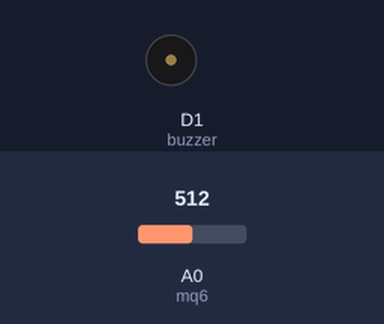
A sketch run on a simulated ESP8266 (NodeMCU). Parts: buzzer (waves = sounding). Inputs (shaded band) come from the test bench; at power-on: A0 (mq6) = 512. WiFi joins after 1.5 s; servers stay silent unless stated; what the sketch prints to the serial monitor is not drawn.

Above: at 2.7 s.
2.8 s: A0 (mq6) set to 202
7.5 s: A0 (mq6) set to 176
At 8.6 s:
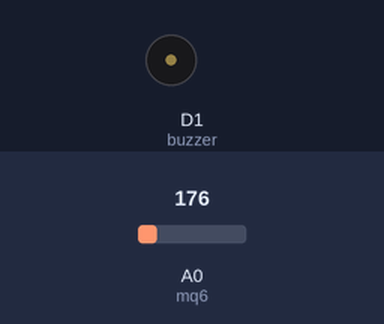
Timing chart, 0 to 10.5 s (numbered marks = the images above; inputs shaded):
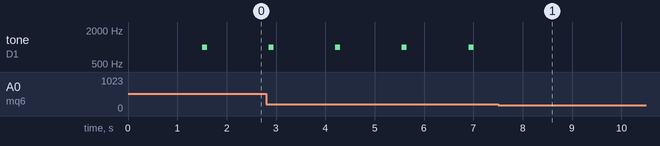

The sketch:

sample.ino
```cpp
//#include <ArduinoJson.h>

#include <ESP8266WiFi.h>
#include <SoftwareSerial.h>
#include <FirebaseArduino.h>

 #include <ESP8266HTTPClient.h>

// Set these to run example.
#define FIREBASE_HOST "lpgsensor-a128a.firebaseio.com"
#define FIREBASE_AUTH "NbkW2tasOJlnTYrazMuCZhLuBvo1GEpXhwwHFHG1"
#define WIFI_SSID "zap"
#define WIFI_PASSWORD "9638527410"

String myString;
int mq6 = A0;
int buzzer=D1;// variable resistor connected
int sdata = 0; // The variable resistor value will be stored in sdata.

void setup()
{
  // Debug console
  Serial.begin(9600);
  pinMode(mq6 ,INPUT);
  // connect to wifi.
 // pinMode(D0,OUTPUT);
  WiFi.begin(WIFI_SSID, WIFI_PASSWORD);
  Serial.print("connecting");
  while (WiFi.status() != WL_CONNECTED)
      {
    Serial.print(".");
    delay(500);
      }
  Serial.println();
  Serial.print("connected: ");
  Serial.println(WiFi.localIP());

  Firebase.begin(FIREBASE_HOST, FIREBASE_AUTH);


}

void loop()
{

sdata = analogRead(mq6);
myString = String(sdata);
Serial.println(myString);
if(sdata>190){
  tone(buzzer,1000);
    delay(100);
    noTone(buzzer);
    delay(100);
Firebase.setString("Variable/Value",myString);
if(Firebase.failed()){
  Serial.println("eror");
}
}
delay(1000);
}
```

Measured:
- the behaviour switches between 191 and 190 on A0 (mq6) (found by bisection; images 0 and 1)
- after the input at 7.5 s, tone on D1 (buzzer): stops changing and stays silent
- by itself, tone on D1 (buzzer): alternates 1000 Hz for 0.10 s and silent for 1.3 s
